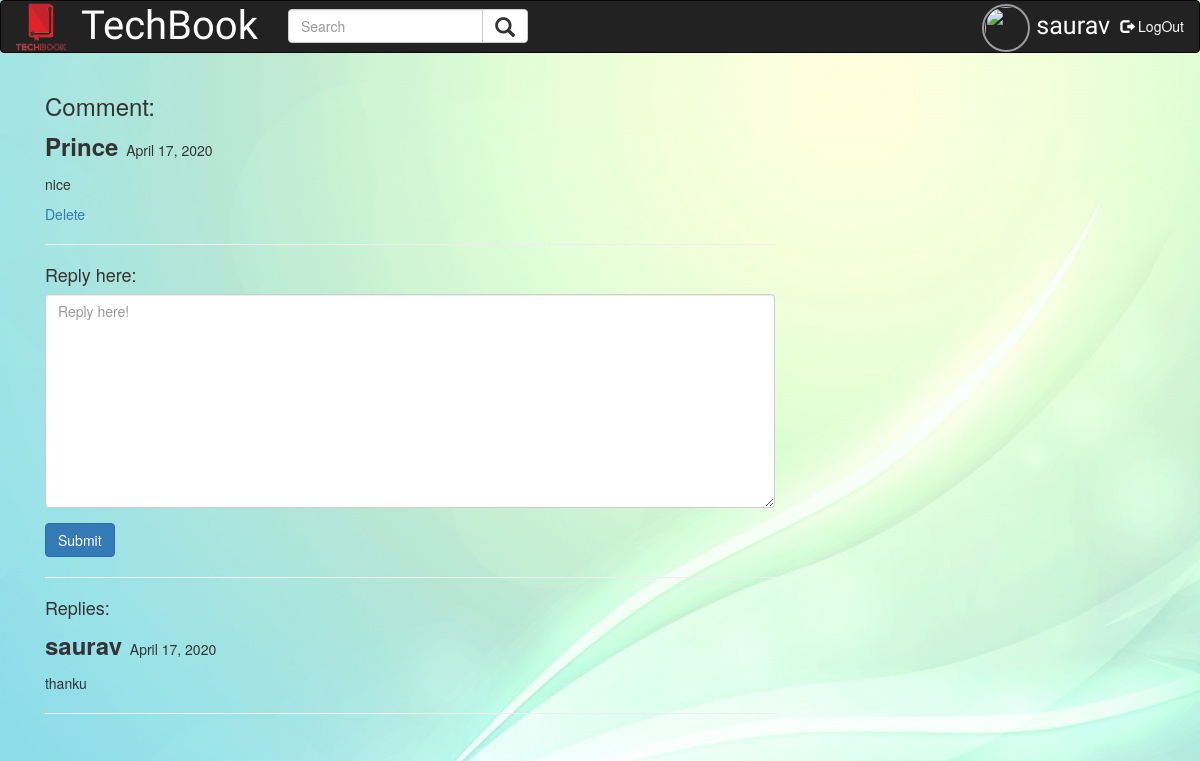
The app's page /cmt_detail/2/ (signed in) with its own data.
### blog/models.py (models this page shows, shortened)
class Comment(models.Model):
    author = models.CharField(max_length=60)
    body = models.TextField()
    created_on = models.DateTimeField(auto_now_add=True)
    post = models.ForeignKey('Post', on_delete=models.CASCADE)

class ReplyComment(models.Model):
    reply_author = models.CharField(max_length=60)
    reply_body = models.TextField()
    created_on = models.DateTimeField(auto_now_add=True)
    cmnt = models.ForeignKey("Comment", on_delete=models.CASCADE)

### blog/views.py (the view, shortened to what this page needs)
# urls.py: path("cmt_detail/<int:pk>/", cmt_detail, name="cmt_detail"),
@login_required(login_url='/login/')
def cmt_detail(request, pk):
    try:
        comments = Comment.objects.get(pk=pk)
    except Comment.DoesNotExist:
        comments = None
    if comments:
        delcmt = ''
        editcmt = ''
        if (str(request.user) == str(comments.author) or str(request.user) == str(comments.post.writer)) :
            delcmt = 'Delete'
            if (str(request.user) == str(comments.author)):
                editcmt = 'Edit'
        form = ReplyForm()
        replies = ReplyComment.objects.filter(cmnt=comments).order_by('-created_on')
        context = {
            'comments' : comments,
            'delcmt' : delcmt,
            'editcmt' : editcmt,
            'replies' : replies,
            'form' : form
        }
        return render(request, "cmt_detail.html", context)
    else:
        return HttpResponseRedirect(reverse('blog_index'))

### blog/forms.py
class ReplyForm(forms.ModelForm):
    reply_body = forms.CharField(widget=forms.Textarea(
        attrs={
            "class": "form-control",
            "placeholder": "Reply here!"
        })
    )
    class Meta:
        model = ReplyComment
        fields = ['reply_body']

### blog/context_processors.py (called while the page is built)
def data(request):
    try:
        c = Profile.objects.get(user__username=request.user)
        p = c.pro_pic
        return { 'data' : p }
    except:
        print('No user logged in')
        e = ''
        return { 'data' : e }

### blog/templates/cmt_detail.html (shortened to what this page needs)
{% extends "login/base.html" %}
{% block content %}
<div class="col-md-8 offset-md-2">
    <h3>Comment:</h3>
    <p>
          <span style="font-size:24px"><b>{{ comments.author }}</b></span>&nbsp;
        {{comments.created_on.date }}
    </p>
    <p>{{ comments.body }}</p>
    <a href="{% url 'delcmt' comments.id %}">  {{ delcmt }} </a>&nbsp;
    <hr>
    <h4>Reply here:</h4>
    <form  method="post">
        <div class="form-group">
            {{ form.reply_body }}
        </div>
        <button type="submit" class="btn btn-primary">Submit</button>
    </form>
    <hr>
    <h4>Replies:</h4>
    {% for reply in replies %}
    <p>
        <span style="font-size:24px"><b>{{ reply.reply_author }}</b></span>&nbsp;
        {{reply.created_on.date }}
    </p>
    <p>{{ reply.reply_body }}</p>
    <hr>
    {% endfor %}
</div>
{% endblock %}

### blog/templates/login/header.html (shortened to what this page needs)
{% load static %}
<nav class="navbar navbar-inverse">
        <div class="container-fluid">
          <div class="navbar-header">
            <a class="navbar-brand" href="{% url 'blog_index' %}" ><img src="{% static 'img/techbooklogo.png' %}" alt="TechBook" width="50px" height="50px" style="margin-top:-14px;"></a>
            <a class="navbar-brand" href="{% url 'blog_index' %}" style=" font-family: 'Lobster'; color:white; font-size:40px">TechBook</a>
          </div>
          <form class="navbar-form navbar-left" action="{% url 'search' %}">
            <div class="input-group">
              <input type="text" class="form-control" placeholder="Search" name="q" required>
              <div class="input-group-btn">
                <button class="btn btn-default" type="submit" style="font-size:20px">
                  <i class="glyphicon glyphicon-search"></i>
                </button>
              </div>
            </div>
          </form>
    <ul class="nav navbar-nav navbar-right">
      <li>
      {% if data %}
         <a href="{% url 'myprofile' request.user %}"> <img src="{{ data.url }}" , width="48px", height="48px" style="border: 2px solid; display:block; float:left;
          padding: 1px;
          border-radius: 150px;   display: block;
          margin-left: auto;
          margin-right: -24px;
          margin-top: -12px; "></a>
          {% endif %}
   </li>
        <li><a href="{% url 'myprofile' request.user %}" style=" font-family: 'Satisfy'; display:block; float:left; color:white; font-size:25px; margin-right:-20px;">{{ request.user }}</a></li>
        <li><a href="{% url 'user_logout' %}" style="float:right; color:white;"><span class="glyphicon glyphicon-log-out"></span> LogOut</a></li>
</ul>
        </div>
      </nav>

### records on screen
Comment: author "Prince", created_on "April 17, 2020", body "nice"
ReplyComment: reply_author "saurav", created_on "April 17, 2020", reply_body "thanku"

### other values on screen
{{ request.user }} "saurav"
{{ delcmt }} "Delete"
